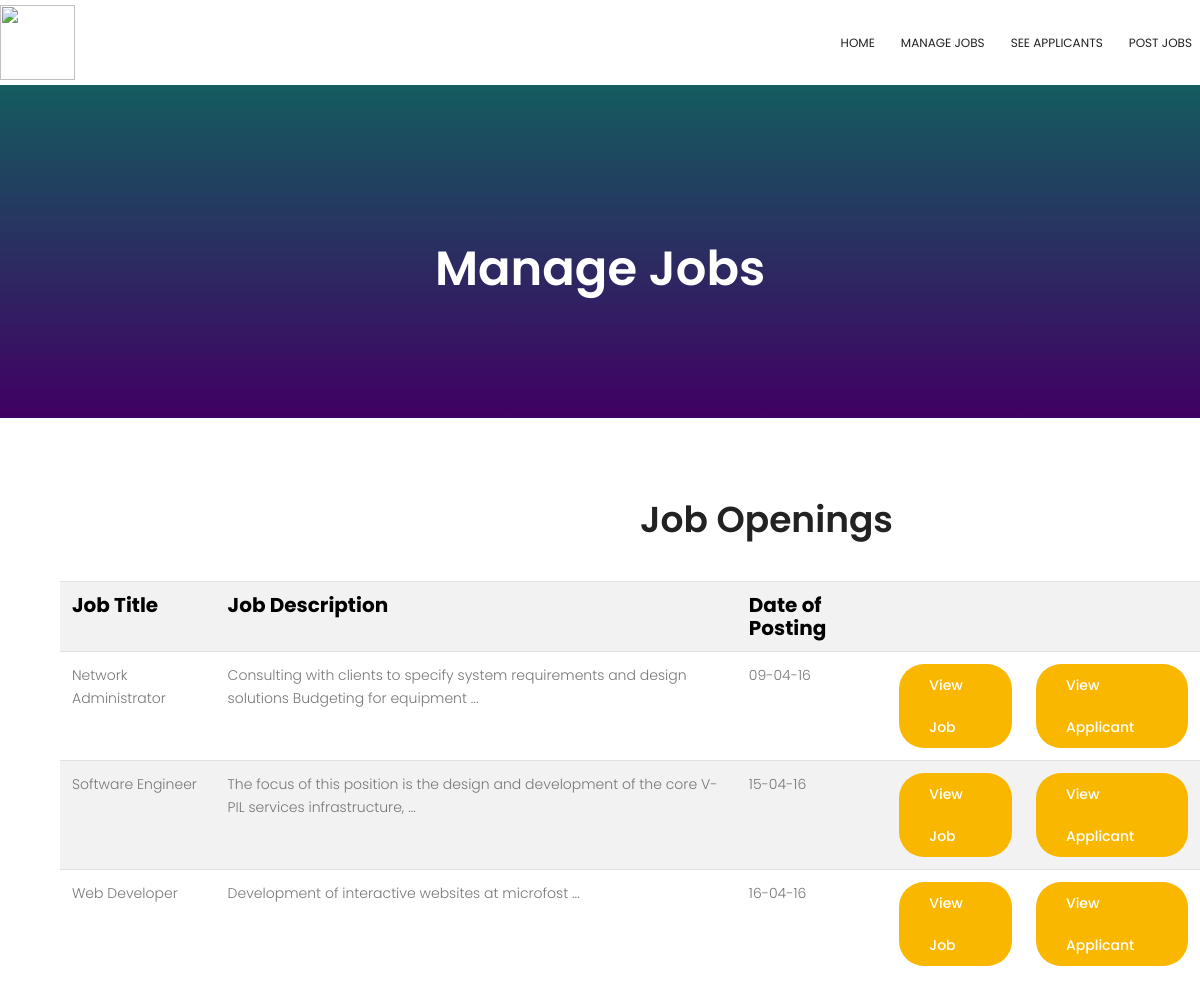
Before: /careers/managejobs.php with the older database file.
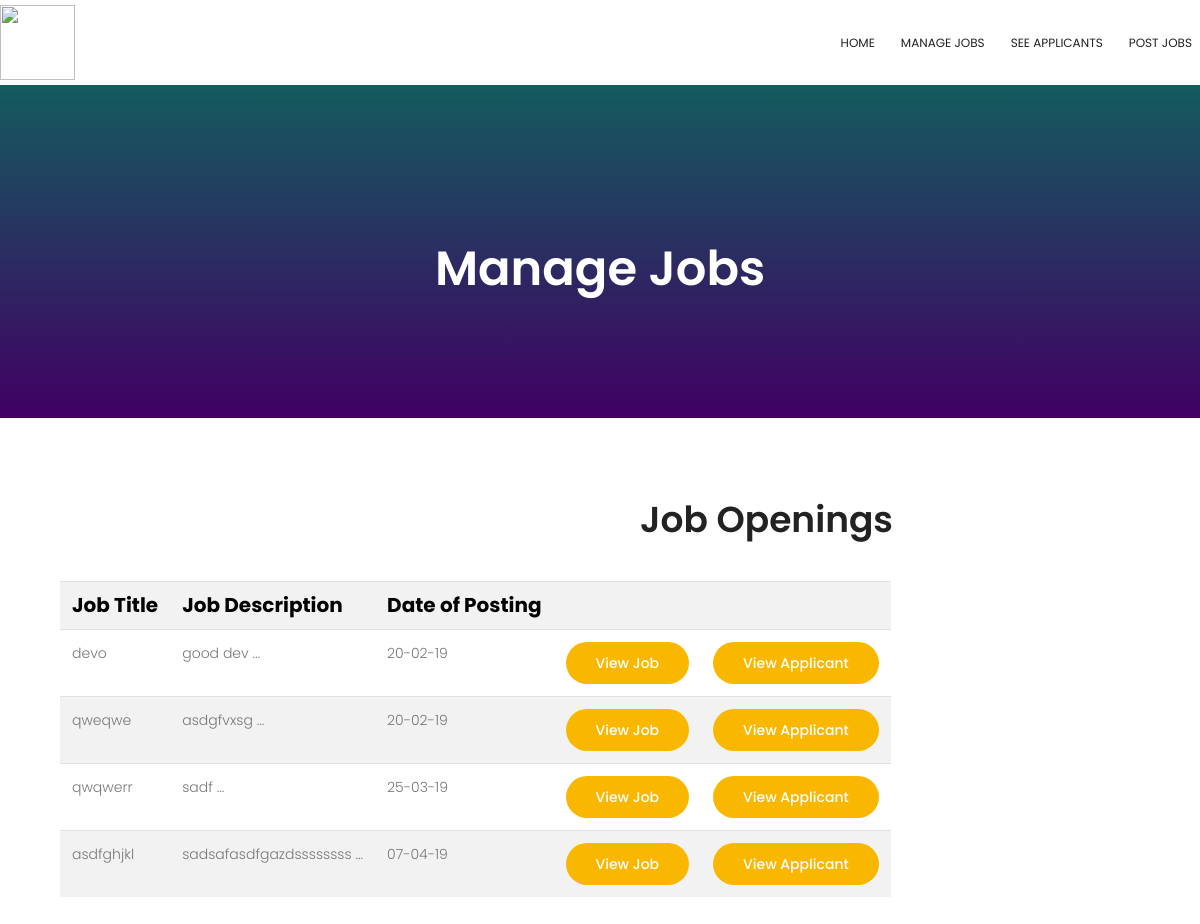
After: the same page with the newer database file.
### tables this page shows
CREATE TABLE `jobs` (
  `jobid` int(20) NOT NULL,
  `title` varchar(100) DEFAULT NULL,
  `jobdesc` varchar(700) NOT NULL,
  `vacno` int(20) DEFAULT NULL,
  `experience` varchar(100) DEFAULT NULL,
  `basicpay` varchar(100) DEFAULT NULL,
  `fnarea` varchar(100) DEFAULT NULL,
  `ugqual` varchar(100) DEFAULT NULL,
  `pgqual` varchar(100) DEFAULT NULL,
  `profile` varchar(700) DEFAULT NULL,
  `postdate` varchar(20) NOT NULL
);

### careers/managejobs.php (the view, shortened to what this page needs)
<?php
include_once('config.php');
$query=mysqli_query($db1,"select * from jobs");
?>
<!DOCTYPE html>
    <html lang="zxx" class="no-js">
    <head>
            <link rel="stylesheet" href="css/linearicons.css">
            <link rel="stylesheet" href="css/font-awesome.min.css">
            <link rel="stylesheet" href="css/bootstrap.css">
            <link rel="stylesheet" href="css/magnific-popup.css">
            <link rel="stylesheet" href="css/nice-select.css">
            <link rel="stylesheet" href="css/hexagons.min.css">
            <link rel="stylesheet" href="css/animate.min.css">
            <link rel="stylesheet" href="css/owl.carousel.css">
            <link rel="stylesheet" href="css/main.css">
            <link rel="stylesheet" href="css/style.css">
        </head>
        <body>
              <header id="header" id="home">
                <div class="container main-menu">
                    <div class="row align-items-center justify-content-between d-flex">
                      <div id="logo">
                        <a href="index.php"><img src="img/iugale.png" alt="" title="" height="75" width="75"/></a>
                      </div>
                      <nav id="nav-menu-container">
                        <ul class="nav-menu">
                                <li class="menu-active"><a href="index.php">Home</a></li>
                                <li><a href="managejobs.php">Manage Jobs</a></li>
                      <li> <a href="manage_applicants.php">See Applicants</a></li>
                      <li><a href="post_jobs.php">Post Jobs</a></li>
                        </ul>
                      </nav>
                    </div>
                </div>
              </header>
            <section class="relative" id="home">
                <div class="overlay overlay-bg"></div>
                <div class="container">
                    <div class="row d-flex align-items-center justify-content-center">
                        <div class="about-content col-lg-12">
                            <h1 class="text-white"> Manage Jobs </h1>
                        </div>
                    </div>
                </div>
            </section>
<?php if(mysqli_num_rows($query)>0) { ?>
 <section class=" section-gap" id="jobs" >
                <h1 style="padding-left: 640px; padding-bottom: 40px;"> Job Openings</h1>
                <div class="table-responsive">
                <table class="table table-responsive table-striped" style="padding-left: 60px;">
                    <th class="bl">Job Title</th>
                    <th class="bl">Job Description</th>
                    <th class="bl">Date of Posting</th>
                    <th class="bl" colspan="3">   </th>
                <?php
                while($result=mysqli_fetch_array($query)){
                echo" <tr> ";
                    echo "<td >".$result['title']."</td>";
                    echo "<td >".substr($result['jobdesc'],0,100)." ...</td>";
                    echo "<td >".$result['postdate']."</td>";
                    echo "<td >  <a class='primary-btn' href='viewofjs.php?jid=".$result['jobid']."&st=0'>View Job</a> </td>";
                    echo "<td >  <a class='primary-btn' href='view_applicants.php?jid=".$result['jobid']."&st=0'>View Applicant</a> </td>";
                    echo "</tr>";
                }
            ?>
    </table>
    </div>
            </section>
<?php } else  echo " <div class='container'> <div class='alert alert-warning alert-dismissible' role='alert'>
            <button type='button' class='close'  data-dismiss='alert' aria-label='Close'><span
                    aria-hidden='true'>&times;</span></button>
           <p style='font-size: 20px'><strong>Note:</strong> You have'nt posted any jobs yet!</p>
        </div> </div>";
?>
        </body>
    </html>

### css/main.css (style rules this page uses)
body { color: #777777; font-family: "Poppins", sans-serif; font-size: 14px; font-weight: 300; line-height: 1.625em; position: relative; overflow-y: scroll; overflow-x: hidden; width: 100%; }
ol, ul { margin: 0; padding: 0; list-style: none; }
a { -webkit-transition: all 0.3s ease 0s; -moz-transition: all 0.3s ease 0s; -o-transition: all 0.3s ease 0s; transition: all 0.3s ease 0s; }
a, a:focus, a:hover { text-decoration: none; outline: 0; }
h1, h2, h3, h4, h5, h6 { font-family: "Poppins", sans-serif; color: #222222; line-height: 1.2em !important; margin-bottom: 0; margin-top: 0; font-weight: 600; }
h1, .h1 { font-size: 36px; }
td, th { border-radius: 0px; }
.text-white { color: #fff; }
.relative { position: relative; }
.overlay { position: absolute; left: 0; right: 0; top: 0; bottom: 0; }
h1 { font-size: 36px; }
h1, h2, h3, h4, h5, h6 { line-height: 1.5em; }
.main-menu { padding-top: 5px; }
#header { padding: 0px 0px 5px 0px; position: fixed; left: 0; top: 0; right: 0; transition: all 0.5s; z-index: 997; background: #fff !important; }
#header #logo img { padding: 0; margin: 0; }
.nav-menu, .nav-menu * { margin: 0; padding: 0; z-index: 2000; list-style: none; }
.nav-menu li { position: relative; white-space: nowrap; }
.nav-menu > li { float: left; }
#nav-menu-container { margin: 0; }
.nav-menu a { padding: 0 8px 0px 8px; text-decoration: none; display: inline-block; color: #222; font-weight: 400; font-size: 12px; text-transform: uppercase; outline: none; }
.nav-menu > li { margin-left: 10px; }
#mobile-nav { position: fixed; top: 0; padding-top: 18px; bottom: 0; z-index: 998; background: rgba(0, 0, 0, 0.8); left: -260px; width: 260px; overflow-y: auto; transition: 0.4s; }
#mobile-nav ul { padding: 0; margin: 0; list-style: none; }
#mobile-nav ul li { position: relative; }
#mobile-nav ul li a { color: #fff; font-size: 13px; text-transform: uppercase; overflow: hidden; padding: 10px 22px 10px 15px; position: relative; text-decoration: none; width: 100%; display: block; outline: none; font-weight: 700; }
.section-gap { padding: 80px 0; }
.primary-btn { background-color: #fab700; line-height: 42px; padding-left: 30px; padding-right: 30px; border-radius: 25px; border: none; color: #fff; display: inline-block; font-weight: 500; position: relative; -webkit-transition: all 0.3s ease 0s; -moz-transition: all 0.3s ease 0s; -o-transition: all 0.3s ease 0s; transition: all 0.3s ease 0s; cursor: pointer; position: relative; }
.overlay-bg { background-color: #000; opacity: .5; }
.about-content { margin-top: 120px; padding: 120px 0px; text-align: center; }
.about-content h1 { font-size: 48px; font-weight: 600; }

### careers/css/style.css (style rules this page uses)
#home { width: 100%; position:relative; background: #11e8bb; background: -moz-linear-gradient(top, #11e8bb 0%, #8200c9 100%); background: -webkit-linear-gradient(top, #11e8bb 0%,#8200c9 100%); background: linear-gradient(to bottom, #11e8bb 0%,#8200c9 100%); filter: progid:DXImageTransform.Microsoft.gradient( startColorstr='#11e8bb', endColorstr='#8200c9',GradientType=0 ); }
.container { margin: 0 auto; max-width: 1200px; }

### careers/managejobs.php (style rules this page uses)
.bl { color: black; font-size: 20px; font-weight: bold; }

Changed rows visible on the page:
removed jobs: title "Network Administrator", jobdesc "Consulting with clients to specify system requirements and design solutions Budgeting for equipment", postdate "09-04-16"
removed jobs: title "Software Engineer", jobdesc "The focus of this position is the design and development of the core V-PIL services infrastructure,", postdate "15-04-16"
removed jobs: title "Web Developer", jobdesc "Development of interactive websites at microfost", postdate "16-04-16"
added jobs: title "devo", jobdesc "good dev", postdate "20-02-19"
added jobs: title "qweqwe", jobdesc "asdgfvxsg", postdate "20-02-19"
added jobs: title "qwqwerr", jobdesc "sadf", postdate "25-03-19"
added jobs: title "asdfghjkl", jobdesc "sadsafasdfgazdssssssss", postdate "07-04-19"
